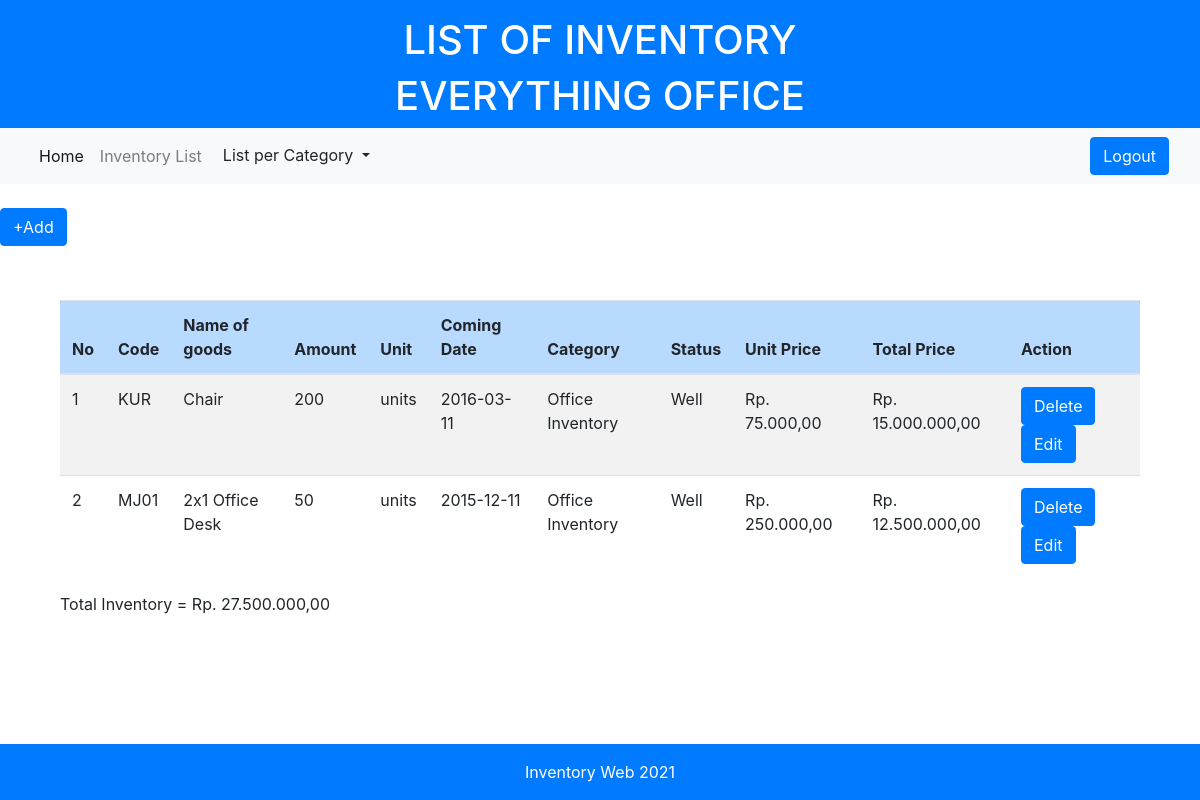
The page /list_category.php?category=Office Inventory (signed in) on the database its author committed.
### tables this page shows
CREATE TABLE `inventory` (
  `item_id` varchar(10) NOT NULL,
  `item_name` varchar(30) NOT NULL,
  `amount` int(11) NOT NULL,
  `unit` varchar(15) NOT NULL,
  `arrival_date` date NOT NULL,
  `category` varchar(20) NOT NULL,
  `item_status` varchar(20) NOT NULL,
  `price` int(20) NOT NULL
);

### database.php (called while the page is built, shortened)
<?php
    $connect = mysqli_connect("localhost", "root", "", "responsi");
function query($query){
    global $connect;
    $result = mysqli_query($connect, $query);
    $rows = [];
    while($row = mysqli_fetch_assoc($result)){
        $rows[] = $row;
    }
    return $rows;
}
?>

### list_category.php (the view, shortened to what this page needs)
<?php
    include 'database.php';
    $category = $_GET['category'];
    $data = query("SELECT * FROM inventory WHERE category ='$category'");
    $tot_inve = 0;
?>
<!DOCTYPE html>
<html>
  <head>
    <link rel="stylesheet" href="https://cdn.jsdelivr.net/npm/bootstrap@4.5.3/dist/css/bootstrap.min.css">
  </head>
  <body>
  <footer class="bg-primary text-white">
    <div class="container">
      <div class="row pt-3">
        <div class="col text-center">
          <h1>LIST OF INVENTORY</h1>
          <h1>EVERYTHING OFFICE</h1>
        </div>
      </div>
    </div>
  </footer>
  <nav class="navbar navbar-expand-lg navbar-light bg-light">
  <div class="container-fluid">
    <div class="collapse navbar-collapse" id="navbarNavDropdown">
      <ul class="navbar-nav">
        <li class="nav-item">
          <a class="nav-link active" aria-current="page" href="index.php">Home</a>
        </li>
        <li class="nav-item">
          <a class="nav-link" href="list.php">Inventory List</a>
        </li>
        <li class="nav-item dropdown">
                <div class="dropdown">
          <button class="btn btn-light dropdown-toggle" type="button" id="dropdownMenuButton" data-toggle="dropdown" aria-haspopup="true" aria-expanded="false">
          List per Category
          </button>
        </div>
        </li>
      </ul>
    </div>
    <a class="btn btn-primary fixed-right" href="logout.php" role="button">Logout</a>
  </div>
  </nav>
  <br>
  <a href="add.php" class="btn btn-primary">+Add</a>
  <div class="container" style="padding: 30px;">
    <table class="table table-striped" id="table">
        <thead>
            <tr>
                <th class="table-primary">No</th>
                <th class="table-primary">Code</th>
                <th class="table-primary">Name of goods</th>
                <th class="table-primary">Amount</th>
                <th class="table-primary">Unit</th>
                <th class="table-primary">Coming Date</th>
                <th class="table-primary">Category</th>
                <th class="table-primary">Status</th>
                <th class="table-primary">Unit Price</th>
                <th class="table-primary">Total Price</th>
                <th class="table-primary">Action</th>
            </tr>
        </thead>
            <?php $i = 1; ?>
            <tbody>
            <?php foreach( $data as $row) : ?>
            <tr>
                <td><?= $i ?></td>
                <td><?= $row["item_id"] ?></td>
                <td><?= $row["item_name"] ?></td>
                <td><?= $row["amount"] ?></td>
                <td><?= $row["unit"] ?></td>
                <td><?= $row["arrival_date"] ?></td>
                <td><?= $row["category"] ?></td>
                <td><?= $row["item_status"] ?></td>
                <td><?php
                        $number = $row["price"];
                        $price = number_format($number, 2, ',', '.');
                        echo "Rp. " . $price;?>
                </td>
                <?php
                    $total = $row["price"] * $row["amount"];
                    $number = $total;
                    $pricepull = number_format($number, 2, ',', '.');
                    $tot_inve += $total;
                ?>
                <td>Rp. <?= $pricepull ?></td>
                <td><a href="hapus.php?item_id=<?= $row['item_id'];?>" class="btn btn-primary">Delete</a>
                <a href="ubah.php?item_id=<?= $row['item_id'];?>" class="btn btn-primary">Edit</a></td>
            </tr>
            <?php $i++; ?>
            <?php endforeach; ?>
            </tbody>
        <br>
    </table>
    Total Inventory = Rp.
                <?php
                  $number = $tot_inve;
                  $pricesopull = number_format($number, 2, ',', '.');
                ?>
                <?= $pricesopull ?>
    <br>
    <br>
    <br>
  </div>
  <footer class="bg-primary text-white fixed-bottom">
    <div class="container">
      <div class="row pt-3">
        <div class="col text-center">
          <p>Inventory Web 2021</p>
        </div>
      </div>
    </div>
  </footer>
  </body>
</html>

### rows shown on the page
inventory: item_id "KUR", item_name "Chair", amount "200", unit "units", arrival_date "2016-03-11", category "Office Inventory", item_status "Well", price "75.000,00", pricepull "15.000.000,00"
inventory: item_id "MJ01", item_name "2x1 Office Desk", amount "50", unit "units", arrival_date "2015-12-11", category "Office Inventory", item_status "Well", price "250.000,00", pricepull "12.500.000,00"

### other values the page prints
$pricesopull "27.500.000,00"
